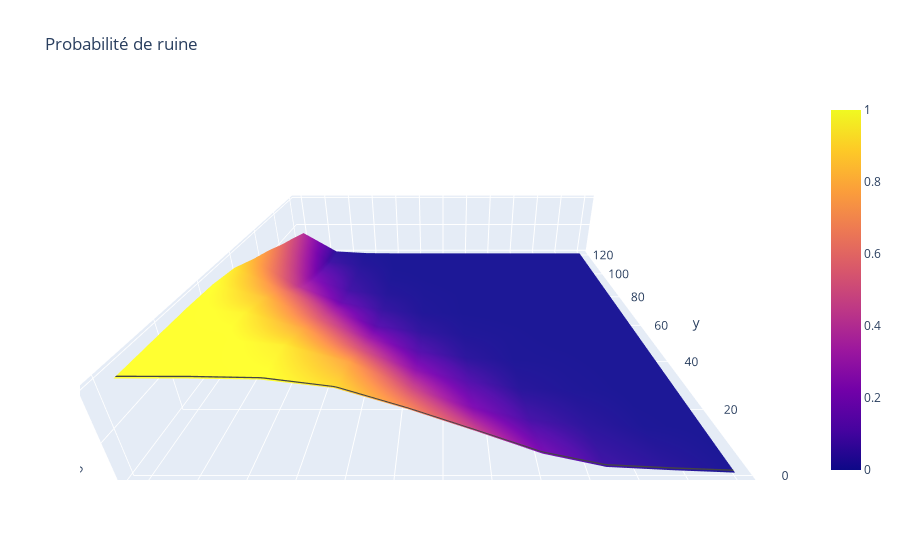
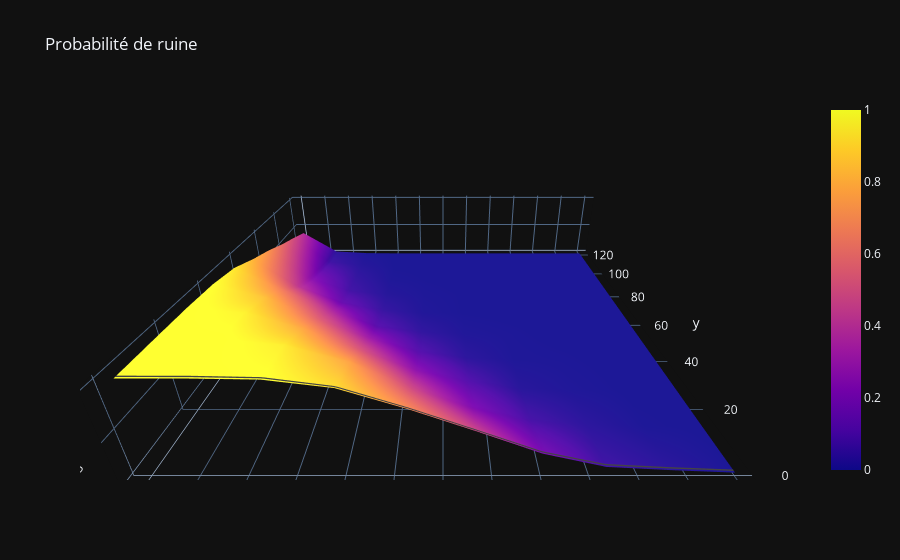
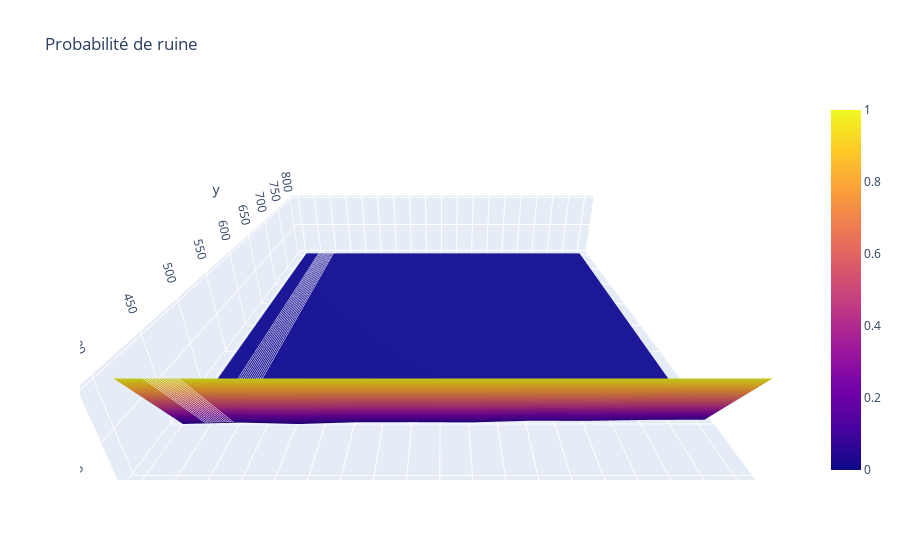

Notebook code cell kept with these figures, in order:
### Markdown cell above
---
# Comportement de la probabilité de Ruine face au changement des Provisions
---

### Code cell
#Comment la probabilité de ruine se comporte t-elle en fonction des réserves?
def surfaceA(model=Modele_A()):
    print("——Processus en cours...——")
    x = np.linspace(0, 120, 10)
    y = np.linspace(0, 0.6, 10)
    z = []
    for i in range(10):
        aux = []
        model.settings.parameters["c"] = y[i]
        for j in range(10):
            model.settings.parameters["u"] = x[j]
            model.reset()
            aux.append(model.run())
        print(" — " + (str((i+1)*10) + " "*4)[:4] + "% — ")
        z.append(aux)
    fig = go.Figure(go.Surface(
        contours = {
            "x": {"show": True, "start": 1.5, "end": 2, "size": 0.04, "color":"white"},
            "y": {"show": True, "start": 0.5, "end": 0.8, "size": 0.05}
        },
        x = y,
        y = x,
        z = z
    )
                   )
    fig.update_layout(
            scene = {
                "xaxis": {"nticks": 20},
                "zaxis": {"nticks": 4},
                'camera_eye': {"x": 0, "y": -1, "z": 0.5},
                "aspectratio": {"x": 1, "y": 1, "z": 0.2}
            },
        title=dict(text='Probabilité de ruine')
    )
    print("——Fin du processus.——")
    fig.show()
    fig.update_layout(
            scene = {
                "xaxis": {"nticks": 20},
                "zaxis": {"nticks": 4},
                'camera_eye': {"x": 0, "y": -1, "z": 0.5},
                "aspectratio": {"x": 1, "y": 1, "z": 0.2}
            },
        title=dict(text='Probabilité de ruine'),
        template="plotly_dark"
    )
    fig.show()
def surfaceA02(model=Modele_A()):
    print("——Processus en cours...——")
    x = np.linspace(400, 800, 10) #a
    y = np.linspace(1.1, 10, 10) #alpha=0.2
    z = []
    for i in range(10):
        aux = []
        model.settings.parameters["alpha"] = y[i]
        for j in range(10):
            model.settings.parameters["a"] = x[j]
            model.reset()
            aux.append(model.run())
        print(" — " + (str((i+1)*10) + " "*4)[:4] + "% — ")
        z.append(aux)
    fig = go.Figure(go.Surface(
        contours = {
            "x": {"show": True, "start": 1.5, "end": 2, "size": 0.04, "color":"white"},
            "y": {"show": True, "start": 0.5, "end": 0.8, "size": 0.05}
        },
        x = y,
        y = x,
        z = z
    )
                   )
    fig.update_layout(
            scene = {
                "xaxis": {"nticks": 20},
                "zaxis": {"nticks": 4},
                'camera_eye': {"x": 0, "y": -1, "z": 0.5},
                "aspectratio": {"x": 1, "y": 1, "z": 0.2}
            },
        title=dict(text='Probabilité de ruine')
    )
    print("——Fin du processus.——")
    fig.show()
    fig.update_layout(
            scene = {
                "xaxis": {"nticks": 20},
                "zaxis": {"nticks": 4},
                'camera_eye': {"x": 0, "y": -1, "z": 0.5},
                "aspectratio": {"x": 1, "y": 1, "z": 0.2}
            },
        title=dict(text='Probabilité de ruine'),
        template="plotly_dark"
    )
    fig.show()
surfaceA()
surfaceA02()

### Figure 1 — Plotly figure (JSON) as saved in the notebook; plotly's stock layout.template omitted (floating-point values rounded to 4 significant figures)
{"data": [{"contours": {"x": {"color": "white", "end": 2, "show": true, "size": 0.04, "start": 1.5}, "y": {"end": 0.8, "show": true, "size": 0.05, "start": 0.5}}, "type": "surface", "x": [0.0, 0.06667, 0.1333, 0.2, 0.2667, 0.3333, 0.4, 0.4667, 0.5333, 0.6], "y": [0.0, 13.33, 26.67, 40.0, 53.33, 66.67, 80.0, 93.33, 106.7, 120.0], "z": [[1, 0.999, 0.989, 0.908, 0.701, 0.467, 0.223, 0.07, 0.032, 0.002], [1, 0.996, 0.937, 0.759, 0.471, 0.237, 0.086, 0.032, 0.004, 0], [0.998, 0.949, 0.766, 0.514, 0.265, 0.112, 0.024, 0.008, 0.001, 0], [0.984, 0.826, 0.55, 0.304, 0.116, 0.033, 0.006, 0.004, 0, 0], [0.935, 0.637, 0.36, 0.124, 0.043, 0.01, 0.005, 0, 0, 0], [0.818, 0.411, 0.168, 0.053, 0.011, 0.002, 0, 0, 0, 0], [0.72, 0.266, 0.076, 0.02, 0.006, 0.002, 0, 0, 0, 0], [0.601, 0.158, 0.047, 0.006, 0.002, 0, 0, 0, 0, 0], [0.501, 0.071, 0.02, 0.001, 0.001, 0, 0, 0, 0, 0], [0.391, 0.038, 0.005, 0, 0, 0, 0, 0, 0, 0]]}], "layout": {"scene": {"aspectratio": {"x": 1, "y": 1, "z": 0.2}, "camera": {"eye": {"x": 0, "y": -1, "z": 0.5}}, "xaxis": {"nticks": 20}, "zaxis": {"nticks": 4}}, "title": {"text": "Probabilité de ruine"}}}

### Figure 2 — Plotly figure (JSON) as saved in the notebook; plotly's stock layout.template omitted (floating-point values rounded to 4 significant figures)
{"data": [{"contours": {"x": {"color": "white", "end": 2, "show": true, "size": 0.04, "start": 1.5}, "y": {"end": 0.8, "show": true, "size": 0.05, "start": 0.5}}, "type": "surface", "x": [0.0, 0.06667, 0.1333, 0.2, 0.2667, 0.3333, 0.4, 0.4667, 0.5333, 0.6], "y": [0.0, 13.33, 26.67, 40.0, 53.33, 66.67, 80.0, 93.33, 106.7, 120.0], "z": [[1, 0.999, 0.989, 0.908, 0.701, 0.467, 0.223, 0.07, 0.032, 0.002], [1, 0.996, 0.937, 0.759, 0.471, 0.237, 0.086, 0.032, 0.004, 0], [0.998, 0.949, 0.766, 0.514, 0.265, 0.112, 0.024, 0.008, 0.001, 0], [0.984, 0.826, 0.55, 0.304, 0.116, 0.033, 0.006, 0.004, 0, 0], [0.935, 0.637, 0.36, 0.124, 0.043, 0.01, 0.005, 0, 0, 0], [0.818, 0.411, 0.168, 0.053, 0.011, 0.002, 0, 0, 0, 0], [0.72, 0.266, 0.076, 0.02, 0.006, 0.002, 0, 0, 0, 0], [0.601, 0.158, 0.047, 0.006, 0.002, 0, 0, 0, 0, 0], [0.501, 0.071, 0.02, 0.001, 0.001, 0, 0, 0, 0, 0], [0.391, 0.038, 0.005, 0, 0, 0, 0, 0, 0, 0]]}], "layout": {"scene": {"aspectratio": {"x": 1, "y": 1, "z": 0.2}, "camera": {"eye": {"x": 0, "y": -1, "z": 0.5}}, "xaxis": {"nticks": 20}, "zaxis": {"nticks": 4}}, "title": {"text": "Probabilité de ruine"}}}

### Figure 3 — Plotly figure (JSON) as saved in the notebook; plotly's stock layout.template omitted (floating-point values rounded to 4 significant figures)
{"data": [{"contours": {"x": {"color": "white", "end": 2, "show": true, "size": 0.04, "start": 1.5}, "y": {"end": 0.8, "show": true, "size": 0.05, "start": 0.5}}, "type": "surface", "x": [1.1, 2.089, 3.078, 4.067, 5.056, 6.044, 7.033, 8.022, 9.011, 10.0], "y": [400.0, 444.4, 488.9, 533.3, 577.8, 622.2, 666.7, 711.1, 755.6, 800.0], "z": [[1, 0.999, 1, 1, 0.999, 1, 1, 1, 1, 0.999], [0.032, 0.05, 0.031, 0.054, 0.055, 0.052, 0.073, 0.071, 0.083, 0.086], [0, 0, 0, 0, 0, 0, 0, 0, 0, 0.001], [0, 0, 0, 0, 0, 0, 0, 0, 0, 0], [0, 0, 0, 0, 0, 0, 0, 0, 0, 0], [0, 0, 0, 0, 0, 0, 0, 0, 0, 0], [0, 0, 0, 0, 0, 0, 0, 0, 0, 0], [0, 0, 0, 0, 0, 0, 0, 0, 0, 0], [0, 0, 0, 0, 0, 0, 0, 0, 0, 0], [0, 0, 0, 0, 0, 0, 0, 0, 0, 0]]}], "layout": {"scene": {"aspectratio": {"x": 1, "y": 1, "z": 0.2}, "camera": {"eye": {"x": 0, "y": -1, "z": 0.5}}, "xaxis": {"nticks": 20}, "zaxis": {"nticks": 4}}, "title": {"text": "Probabilité de ruine"}}}
